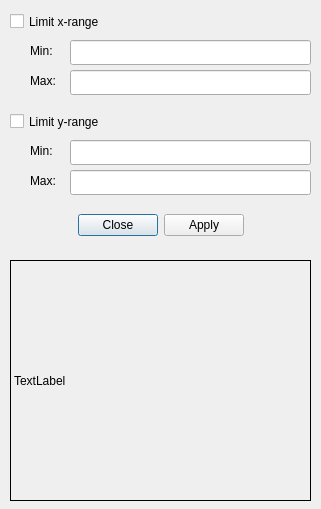
<?xml version="1.0" encoding="UTF-8"?>
<ui version="4.0">
 <class>DataInfoDlg</class>
 <widget class="QDialog" name="DataInfoDlg">
  <property name="geometry">
   <rect>
    <x>0</x>
    <y>0</y>
    <width>321</width>
    <height>509</height>
   </rect>
  </property>
  <property name="windowTitle">
   <string>Data Information</string>
  </property>
  <widget class="QDialogButtonBox" name="buttonBox">
   <property name="geometry">
    <rect>
     <x>10</x>
     <y>210</y>
     <width>301</width>
     <height>31</height>
    </rect>
   </property>
   <property name="orientation">
    <enum>Qt::Horizontal</enum>
   </property>
   <property name="standardButtons">
    <set>QDialogButtonBox::Apply|QDialogButtonBox::Close</set>
   </property>
   <property name="centerButtons">
    <bool>true</bool>
   </property>
  </widget>
  <widget class="QLabel" name="output">
   <property name="geometry">
    <rect>
     <x>10</x>
     <y>260</y>
     <width>301</width>
     <height>241</height>
    </rect>
   </property>
   <property name="frameShape">
    <enum>QFrame::Box</enum>
   </property>
   <property name="text">
    <string>TextLabel</string>
   </property>
  </widget>
  <widget class="QCheckBox" name="chkLimitX">
   <property name="geometry">
    <rect>
     <x>10</x>
     <y>10</y>
     <width>131</width>
     <height>23</height>
    </rect>
   </property>
   <property name="text">
    <string>Limit x-range</string>
   </property>
  </widget>
  <widget class="QLabel" name="label_min">
   <property name="geometry">
    <rect>
     <x>30</x>
     <y>40</y>
     <width>41</width>
     <height>21</height>
    </rect>
   </property>
   <property name="text">
    <string>Min: </string>
   </property>
  </widget>
  <widget class="QLabel" name="label_max">
   <property name="geometry">
    <rect>
     <x>30</x>
     <y>70</y>
     <width>41</width>
     <height>21</height>
    </rect>
   </property>
   <property name="text">
    <string>Max: </string>
   </property>
  </widget>
  <widget class="QLineEdit" name="editXRangeMin">
   <property name="geometry">
    <rect>
     <x>70</x>
     <y>40</y>
     <width>241</width>
     <height>25</height>
    </rect>
   </property>
   <property name="clearButtonEnabled">
    <bool>true</bool>
   </property>
  </widget>
  <widget class="QLineEdit" name="editXRangeMax">
   <property name="geometry">
    <rect>
     <x>70</x>
     <y>70</y>
     <width>241</width>
     <height>25</height>
    </rect>
   </property>
   <property name="clearButtonEnabled">
    <bool>true</bool>
   </property>
  </widget>
  <widget class="QCheckBox" name="chkLimitY">
   <property name="geometry">
    <rect>
     <x>10</x>
     <y>110</y>
     <width>131</width>
     <height>23</height>
    </rect>
   </property>
   <property name="text">
    <string>Limit y-range</string>
   </property>
  </widget>
  <widget class="QLabel" name="label_min_y">
   <property name="geometry">
    <rect>
     <x>30</x>
     <y>140</y>
     <width>41</width>
     <height>21</height>
    </rect>
   </property>
   <property name="text">
    <string>Min: </string>
   </property>
  </widget>
  <widget class="QLineEdit" name="editYRangeMin">
   <property name="geometry">
    <rect>
     <x>70</x>
     <y>140</y>
     <width>241</width>
     <height>25</height>
    </rect>
   </property>
   <property name="clearButtonEnabled">
    <bool>true</bool>
   </property>
  </widget>
  <widget class="QLabel" name="label_max_y">
   <property name="geometry">
    <rect>
     <x>30</x>
     <y>170</y>
     <width>41</width>
     <height>21</height>
    </rect>
   </property>
   <property name="text">
    <string>Max: </string>
   </property>
  </widget>
  <widget class="QLineEdit" name="editYRangeMax">
   <property name="geometry">
    <rect>
     <x>70</x>
     <y>170</y>
     <width>241</width>
     <height>25</height>
    </rect>
   </property>
   <property name="clearButtonEnabled">
    <bool>true</bool>
   </property>
  </widget>
 </widget>
 <resources/>
 <connections>
  <connection>
   <sender>buttonBox</sender>
   <signal>accepted()</signal>
   <receiver>DataInfoDlg</receiver>
   <slot>accept()</slot>
   <hints>
    <hint type="sourcelabel">
     <x>248</x>
     <y>254</y>
    </hint>
    <hint type="destinationlabel">
     <x>157</x>
     <y>274</y>
    </hint>
   </hints>
  </connection>
  <connection>
   <sender>buttonBox</sender>
   <signal>rejected()</signal>
   <receiver>DataInfoDlg</receiver>
   <slot>reject()</slot>
   <hints>
    <hint type="sourcelabel">
     <x>316</x>
     <y>260</y>
    </hint>
    <hint type="destinationlabel">
     <x>286</x>
     <y>274</y>
    </hint>
   </hints>
  </connection>
 </connections>
</ui>
